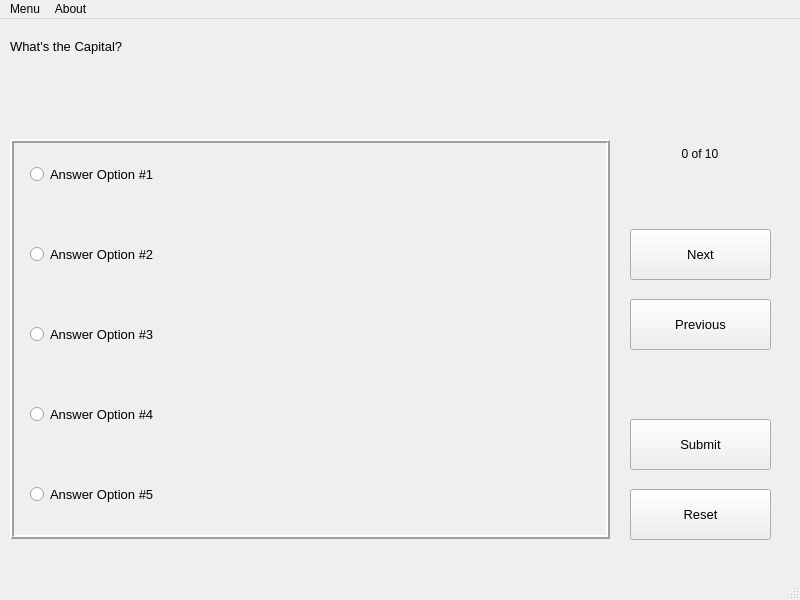
<?xml version="1.0" encoding="UTF-8"?>
<ui version="4.0">
 <class>mainWindow</class>
 <widget class="QMainWindow" name="mainWindow">
  <property name="geometry">
   <rect>
    <x>0</x>
    <y>0</y>
    <width>800</width>
    <height>600</height>
   </rect>
  </property>
  <property name="windowTitle">
   <string>What's the Capital?</string>
  </property>
  <widget class="QWidget" name="centralwidget">
   <widget class="QLabel" name="lblQuestion">
    <property name="geometry">
     <rect>
      <x>10</x>
      <y>20</y>
      <width>771</width>
      <height>81</height>
     </rect>
    </property>
    <property name="font">
     <font>
      <pointsize>10</pointsize>
     </font>
    </property>
    <property name="autoFillBackground">
     <bool>true</bool>
    </property>
    <property name="frameShadow">
     <enum>QFrame::Plain</enum>
    </property>
    <property name="text">
     <string>What's the Capital?</string>
    </property>
    <property name="alignment">
     <set>Qt::AlignLeading|Qt::AlignLeft|Qt::AlignTop</set>
    </property>
   </widget>
   <widget class="QFrame" name="frameAnswers">
    <property name="geometry">
     <rect>
      <x>10</x>
      <y>120</y>
      <width>600</width>
      <height>400</height>
     </rect>
    </property>
    <property name="autoFillBackground">
     <bool>true</bool>
    </property>
    <property name="frameShape">
     <enum>QFrame::Box</enum>
    </property>
    <property name="frameShadow">
     <enum>QFrame::Raised</enum>
    </property>
    <property name="lineWidth">
     <number>2</number>
    </property>
    <widget class="QRadioButton" name="rbAnswerOne">
     <property name="geometry">
      <rect>
       <x>20</x>
       <y>10</y>
       <width>550</width>
       <height>50</height>
      </rect>
     </property>
     <property name="font">
      <font>
       <pointsize>10</pointsize>
      </font>
     </property>
     <property name="text">
      <string>Answer Option #1</string>
     </property>
    </widget>
    <widget class="QRadioButton" name="rbAnswerTwo">
     <property name="geometry">
      <rect>
       <x>20</x>
       <y>90</y>
       <width>550</width>
       <height>50</height>
      </rect>
     </property>
     <property name="font">
      <font>
       <pointsize>10</pointsize>
      </font>
     </property>
     <property name="text">
      <string>Answer Option #2</string>
     </property>
    </widget>
    <widget class="QRadioButton" name="rbAnswerThree">
     <property name="geometry">
      <rect>
       <x>20</x>
       <y>170</y>
       <width>550</width>
       <height>50</height>
      </rect>
     </property>
     <property name="font">
      <font>
       <pointsize>10</pointsize>
      </font>
     </property>
     <property name="text">
      <string>Answer Option #3</string>
     </property>
    </widget>
    <widget class="QRadioButton" name="rbAnswerFour">
     <property name="geometry">
      <rect>
       <x>20</x>
       <y>250</y>
       <width>550</width>
       <height>50</height>
      </rect>
     </property>
     <property name="font">
      <font>
       <pointsize>10</pointsize>
      </font>
     </property>
     <property name="text">
      <string>Answer Option #4</string>
     </property>
    </widget>
    <widget class="QRadioButton" name="rbAnswerFive">
     <property name="geometry">
      <rect>
       <x>20</x>
       <y>330</y>
       <width>550</width>
       <height>50</height>
      </rect>
     </property>
     <property name="font">
      <font>
       <pointsize>10</pointsize>
      </font>
     </property>
     <property name="text">
      <string>Answer Option #5</string>
     </property>
    </widget>
   </widget>
   <widget class="QPushButton" name="btnNext">
    <property name="geometry">
     <rect>
      <x>630</x>
      <y>210</y>
      <width>141</width>
      <height>51</height>
     </rect>
    </property>
    <property name="font">
     <font>
      <pointsize>10</pointsize>
     </font>
    </property>
    <property name="text">
     <string>Next</string>
    </property>
   </widget>
   <widget class="QPushButton" name="btnPrev">
    <property name="geometry">
     <rect>
      <x>630</x>
      <y>280</y>
      <width>141</width>
      <height>51</height>
     </rect>
    </property>
    <property name="font">
     <font>
      <pointsize>10</pointsize>
     </font>
    </property>
    <property name="text">
     <string>Previous</string>
    </property>
   </widget>
   <widget class="QPushButton" name="btnSubmit">
    <property name="geometry">
     <rect>
      <x>630</x>
      <y>400</y>
      <width>141</width>
      <height>51</height>
     </rect>
    </property>
    <property name="font">
     <font>
      <pointsize>10</pointsize>
     </font>
    </property>
    <property name="text">
     <string>Submit</string>
    </property>
   </widget>
   <widget class="QPushButton" name="btnReset">
    <property name="geometry">
     <rect>
      <x>630</x>
      <y>470</y>
      <width>141</width>
      <height>51</height>
     </rect>
    </property>
    <property name="font">
     <font>
      <pointsize>10</pointsize>
     </font>
    </property>
    <property name="text">
     <string>Reset</string>
    </property>
   </widget>
   <widget class="QLabel" name="lblCounter">
    <property name="geometry">
     <rect>
      <x>630</x>
      <y>120</y>
      <width>140</width>
      <height>30</height>
     </rect>
    </property>
    <property name="font">
     <font>
      <pointsize>9</pointsize>
     </font>
    </property>
    <property name="autoFillBackground">
     <bool>true</bool>
    </property>
    <property name="text">
     <string>0 of 10</string>
    </property>
    <property name="alignment">
     <set>Qt::AlignCenter</set>
    </property>
   </widget>
  </widget>
  <widget class="QMenuBar" name="menubar">
   <property name="geometry">
    <rect>
     <x>0</x>
     <y>0</y>
     <width>800</width>
     <height>26</height>
    </rect>
   </property>
   <widget class="QMenu" name="menuMenu">
    <property name="title">
     <string>Menu</string>
    </property>
    <addaction name="actionNew"/>
    <addaction name="actionExit"/>
   </widget>
   <widget class="QMenu" name="menuAbout">
    <property name="title">
     <string>About</string>
    </property>
   </widget>
   <addaction name="menuMenu"/>
   <addaction name="menuAbout"/>
  </widget>
  <widget class="QStatusBar" name="statusbar"/>
  <action name="actionNew">
   <property name="text">
    <string>New</string>
   </property>
  </action>
  <action name="actionExit">
   <property name="text">
    <string>Exit</string>
   </property>
  </action>
 </widget>
 <resources/>
 <connections/>
</ui>
